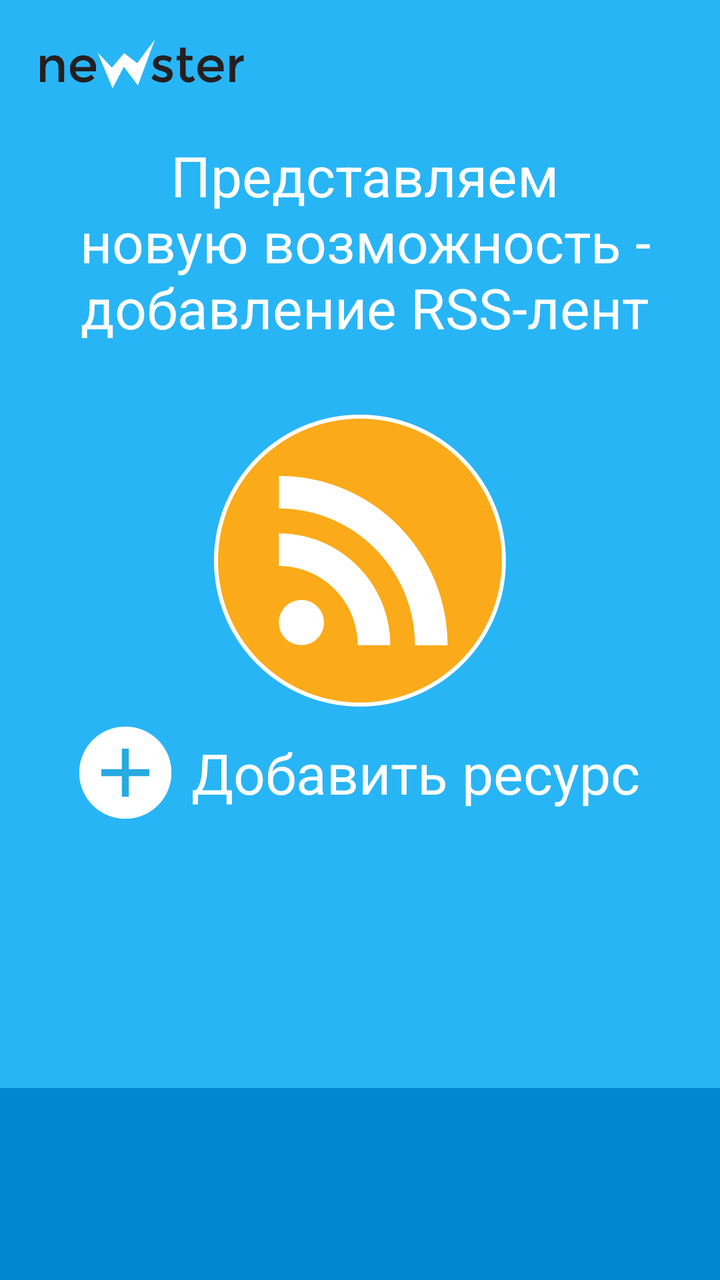
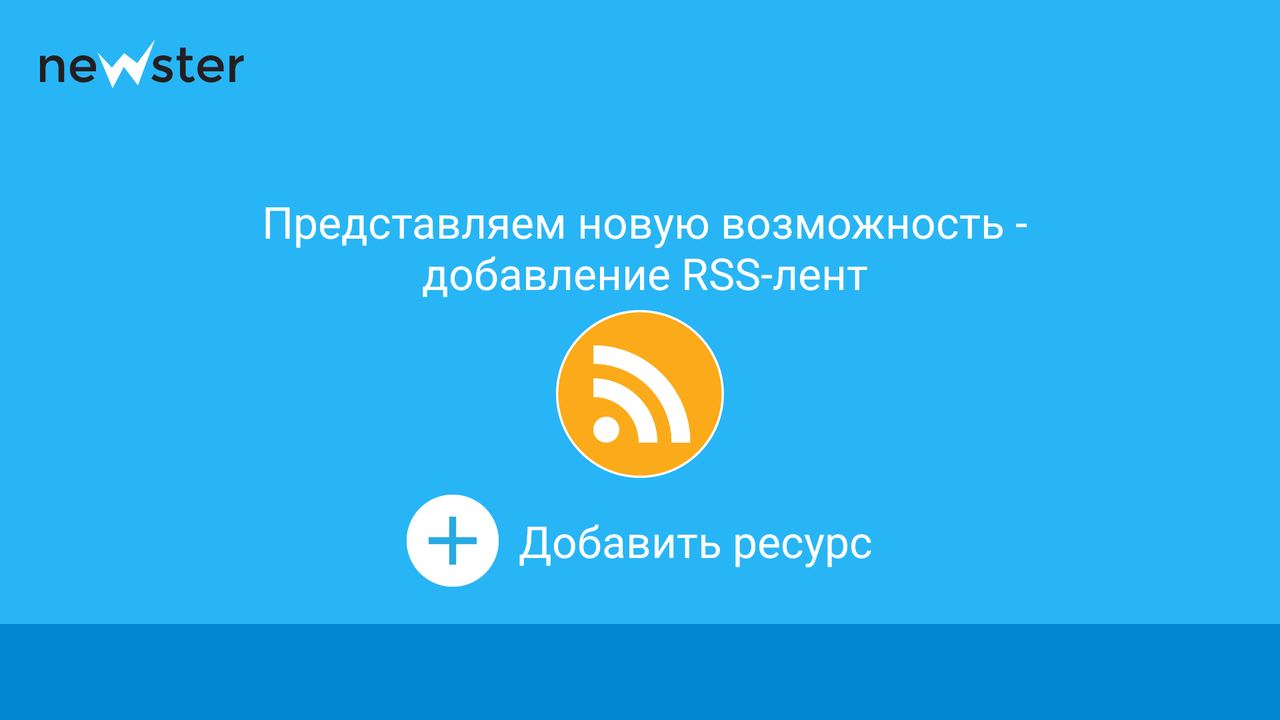

Two renders of one Android screen. The first uses the default layout on a phone; the second uses the alternative layout the repository ships for a different screen configuration, on a matching device. The two XML files are below.
<!-- AndroidManifest.xml: application theme AppTheme -->
<!-- res/layout/fragment_rss.xml -->
<?xml version="1.0" encoding="utf-8"?>
<RelativeLayout xmlns:android="http://schemas.android.com/apk/res/android"
    android:orientation="vertical" android:layout_width="match_parent"
    android:layout_height="match_parent"
    android:background="#28b5f5"
    android:id="@+id/main">

    <ImageView
        android:id="@+id/logo"
        android:layout_marginTop="20dp"
        android:layout_marginLeft="20dp"
        android:layout_width="wrap_content"
        android:layout_height="24dp"
        android:layout_alignParentTop="true"
        android:src="@drawable/phone_port_logosmall"/>

    <TextView
        android:id="@+id/welcome_text"
        android:layout_below="@id/logo"
        android:layout_width="match_parent"
        android:layout_height="wrap_content"
        android:text="Представляем новую возможность - добавление RSS-лент"
        android:gravity="center"
        android:layout_marginTop="25dp"
        android:paddingLeft="5dp"
        android:textSize="28sp"
        android:textColor="#FFFFFF"/>

    <ImageView
        android:id="@+id/pic"
        android:layout_below="@id/welcome_text"
        android:layout_marginTop="35dp"
        android:layout_centerInParent="true"
        android:layout_width="wrap_content"
        android:layout_height="wrap_content"
        android:src="@drawable/phone_port_rssbig"/>

    <LinearLayout
        android:layout_below="@id/pic"
        android:layout_marginTop="10dp"
        android:layout_centerInParent="true"
        android:id="@+id/add_resource"
        android:layout_width="wrap_content"
        android:layout_height="wrap_content"
        android:orientation="horizontal">

        <ImageButton
            android:layout_width="wrap_content"
            android:layout_height="wrap_content"
            android:background="@null"
            android:src="@drawable/phone_land_plusbtn"/>

        <TextView
            android:layout_marginLeft="10dp"
            android:layout_width="wrap_content"
            android:layout_height="wrap_content"
            android:text="Добавить ресурс"
            android:layout_gravity="center_vertical"
            android:textSize="28sp"
            android:textColor="#FFFFFF"/>

    </LinearLayout>

    <View
        android:id="@+id/bottom"
        android:layout_alignParentBottom="true"
        android:background="#0187d0"
        android:layout_width="match_parent"
        android:layout_height="96dp" />

</RelativeLayout>
<!-- resources referenced by this layout -->
<resources>
  <!-- drawable phone_land_plusbtn: png bitmap (drawable-hdpi, 843 bytes) -->
  <!-- drawable phone_port_logosmall: png bitmap (drawable-hdpi, 1831 bytes) -->
  <!-- drawable phone_port_rssbig: png bitmap (drawable-hdpi, 7197 bytes) -->
  <style name="AppTheme" parent="AppTheme.Base" />
  <style name="AppTheme.Base" parent="Theme.AppCompat.Light.NoActionBar">
          <item name="colorPrimary">@color/colorPrimary</item>
          <item name="colorPrimaryDark">@color/colorPrimaryDark</item>
      </style>
  <color name="colorPrimary">#2570f9</color>
  <color name="colorPrimaryDark">#2165e0</color>
</resources>
<!-- res/layout-land/fragment_rss.xml (the repository's variant of the layout above) -->
<!-- drawn on the phone turned sideways -->
<?xml version="1.0" encoding="utf-8"?>
<RelativeLayout xmlns:android="http://schemas.android.com/apk/res/android"
    android:orientation="vertical" android:layout_width="match_parent"
    android:layout_height="match_parent"
    android:background="#28b5f5"
    android:id="@+id/main">

    <ImageView
        android:id="@+id/logo"
        android:layout_marginTop="20dp"
        android:layout_marginLeft="20dp"
        android:layout_width="wrap_content"
        android:layout_height="wrap_content"
        android:layout_alignParentTop="true"
        android:src="@drawable/phone_port_logosmall"/>

    <LinearLayout
        android:layout_above="@id/bottom"
        android:layout_width="460dp"
        android:layout_height="220dp"
        android:layout_marginBottom="10dp"
        android:layout_centerInParent="true"
        android:gravity="center"
        android:layout_marginTop="30dp"
        android:orientation="vertical">

        <TextView
            android:layout_weight=".15"
            android:id="@+id/welcome_text"
            android:layout_width="wrap_content"
            android:layout_height="0dp"
            android:paddingLeft="5dp"
            android:text="Представляем новую возможность - добавление RSS-лент"
            android:gravity="center"
            android:layout_marginTop="10dp"
            android:textSize="22dp"
            android:textColor="#FFFFFF"/>

        <ImageView
            android:layout_weight=".20"
            android:id="@+id/pic"
            android:layout_width="wrap_content"
            android:layout_height="0dp"
            android:src="@drawable/phone_port_rssbig"/>

        <LinearLayout
            android:layout_weight=".15"
            android:id="@+id/add_resource"
            android:layout_width="wrap_content"
            android:layout_height="0dp"
            android:orientation="horizontal">

            <ImageButton
                android:layout_width="wrap_content"
                android:layout_height="wrap_content"
                android:layout_gravity="center_vertical"
                android:background="@null"
                android:src="@drawable/phone_land_plusbtn"/>

            <TextView
                android:layout_width="wrap_content"
                android:layout_marginLeft="10dp"
                android:layout_height="wrap_content"
                android:text="Добавить ресурс"
                android:layout_gravity="center_vertical"
                android:textSize="22sp"
                android:textColor="#FFFFFF"/>

        </LinearLayout>

    </LinearLayout>



    <View
        android:id="@+id/bottom"
        android:layout_alignParentBottom="true"
        android:background="#0187d0"
        android:layout_width="match_parent"
        android:layout_height="48dp" />

</RelativeLayout>
